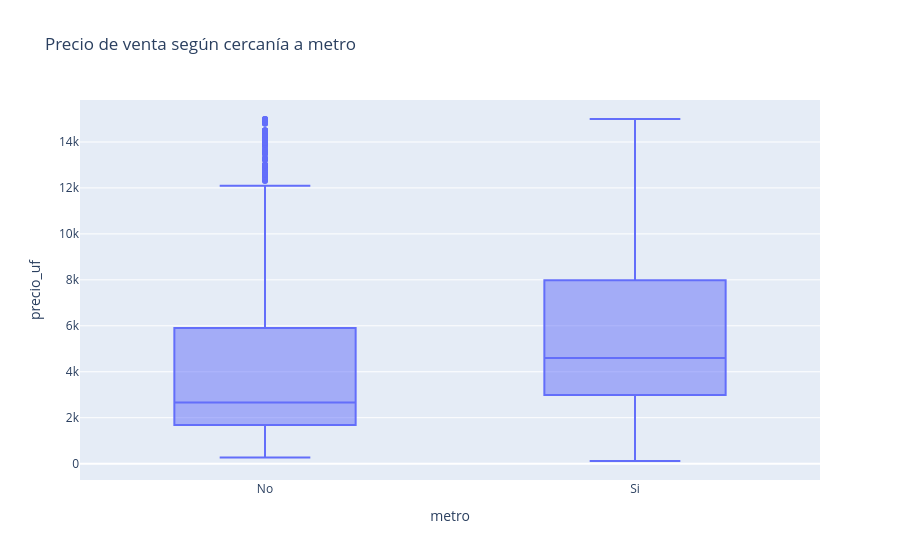

The cell this chart's notebook holds for it:
### Markdown cell above
### Ejercicio A3 · Outliers con un boxplot

Dibujen un **boxplot** de `precio_uf` separado por `metro` (Si/No). Luego ordenen la tabla por precio
y muestren las **5 casas más caras**. Decidan: ¿son errores de datos o casos reales que el modelo debe
aprender?

### Code cell
# un boxplot por grupo: con y sin metro cerca, mostrando solo los puntos fuera de los bigotes
px.box(casas, x='metro', y='precio_uf', points='outliers',
       title='Precio de venta según cercanía a metro').show()

# miramos las 5 casas más caras para ver si los datos tienen sentido o si hay errores
casas.sort_values('precio_uf', ascending=False).head(5)

### Figure 1 — Plotly figure (JSON) as saved in the notebook; plotly's stock layout.template omitted (floating-point values rounded to 4 significant figures; data arrays with more than 128 entries replaced by an {"elided": "..."} marker saying what was removed)
{"data": [{"alignmentgroup": "True", "boxpoints": "outliers", "hovertemplate": "metro=%{x}<br>precio_uf=%{y}<extra></extra>", "legendgroup": "", "marker": {"color": "#636efa"}, "name": "", "notched": false, "offsetgroup": "", "orientation": "v", "showlegend": false, "type": "box", "x": {"elided": "2377 str values"}, "x0": " ", "xaxis": "x", "y": {"elided": "2377 float values"}, "y0": " ", "yaxis": "y"}], "layout": {"boxmode": "group", "legend": {"tracegroupgap": 0}, "title": {"text": "Precio de venta según cercanía a metro"}, "xaxis": {"anchor": "y", "domain": [0.0, 1.0], "title": {"text": "metro"}}, "yaxis": {"anchor": "x", "domain": [0.0, 1.0], "title": {"text": "precio_uf"}}}}
